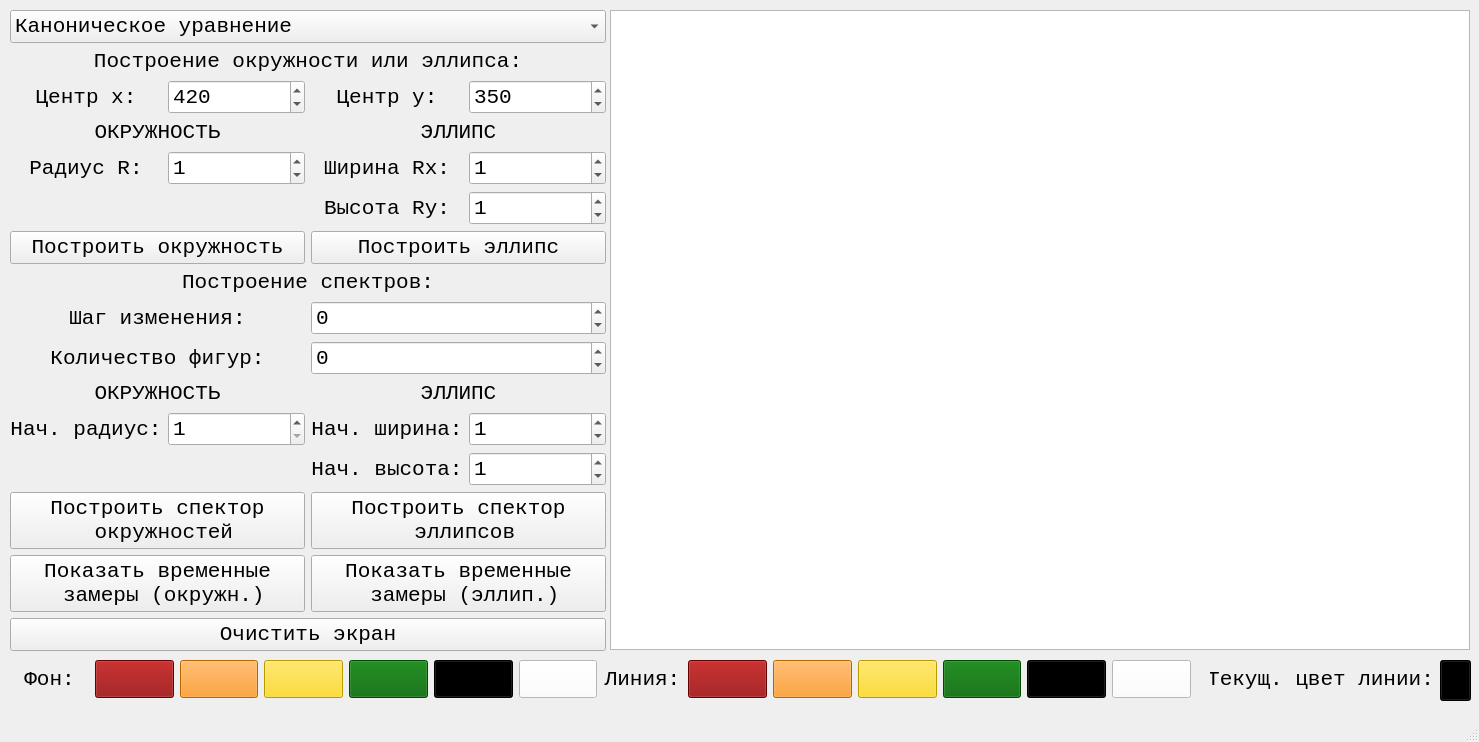
<?xml version="1.0" encoding="UTF-8"?>
<ui version="4.0">
 <class>MainWindow</class>
 <widget class="QMainWindow" name="MainWindow">
  <property name="geometry">
   <rect>
    <x>0</x>
    <y>0</y>
    <width>1479</width>
    <height>742</height>
   </rect>
  </property>
  <property name="windowTitle">
   <string>MainWindow</string>
  </property>
  <widget class="QWidget" name="centralwidget">
   <widget class="QWidget" name="gridLayoutWidget">
    <property name="geometry">
     <rect>
      <x>10</x>
      <y>10</y>
      <width>596</width>
      <height>641</height>
     </rect>
    </property>
    <property name="font">
     <font>
      <pointsize>16</pointsize>
     </font>
    </property>
    <layout class="QGridLayout" name="gridLayout">
     <item row="10" column="0" colspan="2">
      <widget class="QLabel" name="label_10">
       <property name="font">
        <font>
         <family>Consolas</family>
         <pointsize>16</pointsize>
        </font>
       </property>
       <property name="text">
        <string>ОКРУЖНОСТЬ</string>
       </property>
       <property name="alignment">
        <set>Qt::AlignCenter</set>
       </property>
      </widget>
     </item>
     <item row="4" column="0">
      <widget class="QLabel" name="label_13">
       <property name="font">
        <font>
         <family>Consolas</family>
         <pointsize>16</pointsize>
        </font>
       </property>
       <property name="text">
        <string>Радиус R:</string>
       </property>
       <property name="alignment">
        <set>Qt::AlignCenter</set>
       </property>
      </widget>
     </item>
     <item row="15" column="0" colspan="2">
      <widget class="QPushButton" name="btnShowTimeStatCircles">
       <property name="sizePolicy">
        <sizepolicy hsizetype="Minimum" vsizetype="Minimum">
         <horstretch>0</horstretch>
         <verstretch>0</verstretch>
        </sizepolicy>
       </property>
       <property name="font">
        <font>
         <family>Consolas</family>
         <pointsize>16</pointsize>
        </font>
       </property>
       <property name="text">
        <string>Показать временные
 замеры (окружн.)</string>
       </property>
      </widget>
     </item>
     <item row="11" column="2">
      <widget class="QLabel" name="label_19">
       <property name="font">
        <font>
         <family>Consolas</family>
         <pointsize>16</pointsize>
        </font>
       </property>
       <property name="text">
        <string>Нач. ширина:</string>
       </property>
       <property name="alignment">
        <set>Qt::AlignCenter</set>
       </property>
      </widget>
     </item>
     <item row="1" column="0" colspan="4">
      <widget class="QLabel" name="label">
       <property name="font">
        <font>
         <family>Consolas</family>
         <pointsize>16</pointsize>
        </font>
       </property>
       <property name="text">
        <string>Построение окружности или эллипса:</string>
       </property>
       <property name="alignment">
        <set>Qt::AlignCenter</set>
       </property>
      </widget>
     </item>
     <item row="8" column="2" colspan="2">
      <widget class="QDoubleSpinBox" name="dspStep">
       <property name="sizePolicy">
        <sizepolicy hsizetype="Minimum" vsizetype="Minimum">
         <horstretch>0</horstretch>
         <verstretch>0</verstretch>
        </sizepolicy>
       </property>
       <property name="font">
        <font>
         <family>Consolas</family>
         <pointsize>16</pointsize>
        </font>
       </property>
       <property name="decimals">
        <number>0</number>
       </property>
       <property name="minimum">
        <double>-10000000.000000000000000</double>
       </property>
       <property name="maximum">
        <double>10000000.000000000000000</double>
       </property>
      </widget>
     </item>
     <item row="9" column="0" colspan="2">
      <widget class="QLabel" name="label_17">
       <property name="font">
        <font>
         <family>Consolas</family>
         <pointsize>16</pointsize>
        </font>
       </property>
       <property name="text">
        <string>Количество фигур:</string>
       </property>
       <property name="alignment">
        <set>Qt::AlignCenter</set>
       </property>
      </widget>
     </item>
     <item row="4" column="3">
      <widget class="QDoubleSpinBox" name="dspEllipseRadiusX">
       <property name="sizePolicy">
        <sizepolicy hsizetype="Minimum" vsizetype="Minimum">
         <horstretch>0</horstretch>
         <verstretch>0</verstretch>
        </sizepolicy>
       </property>
       <property name="font">
        <font>
         <family>Consolas</family>
         <pointsize>16</pointsize>
        </font>
       </property>
       <property name="decimals">
        <number>0</number>
       </property>
       <property name="minimum">
        <double>-10000000.000000000000000</double>
       </property>
       <property name="maximum">
        <double>10000000.000000000000000</double>
       </property>
       <property name="value">
        <double>1.000000000000000</double>
       </property>
      </widget>
     </item>
     <item row="4" column="2">
      <widget class="QLabel" name="label_15">
       <property name="font">
        <font>
         <family>Consolas</family>
         <pointsize>16</pointsize>
        </font>
       </property>
       <property name="text">
        <string>Ширина Rx:</string>
       </property>
       <property name="alignment">
        <set>Qt::AlignCenter</set>
       </property>
      </widget>
     </item>
     <item row="3" column="0" colspan="2">
      <widget class="QLabel" name="label_7">
       <property name="font">
        <font>
         <family>Consolas</family>
         <pointsize>16</pointsize>
        </font>
       </property>
       <property name="text">
        <string>ОКРУЖНОСТЬ</string>
       </property>
       <property name="alignment">
        <set>Qt::AlignCenter</set>
       </property>
      </widget>
     </item>
     <item row="12" column="3">
      <widget class="QDoubleSpinBox" name="dspEllipsesRadiusY">
       <property name="sizePolicy">
        <sizepolicy hsizetype="Minimum" vsizetype="Minimum">
         <horstretch>0</horstretch>
         <verstretch>0</verstretch>
        </sizepolicy>
       </property>
       <property name="font">
        <font>
         <family>Consolas</family>
         <pointsize>16</pointsize>
        </font>
       </property>
       <property name="decimals">
        <number>0</number>
       </property>
       <property name="minimum">
        <double>-10000000.000000000000000</double>
       </property>
       <property name="maximum">
        <double>10000000.000000000000000</double>
       </property>
       <property name="value">
        <double>1.000000000000000</double>
       </property>
      </widget>
     </item>
     <item row="13" column="2" rowspan="2" colspan="2">
      <widget class="QPushButton" name="btnBuildEllipses">
       <property name="sizePolicy">
        <sizepolicy hsizetype="Minimum" vsizetype="Minimum">
         <horstretch>0</horstretch>
         <verstretch>0</verstretch>
        </sizepolicy>
       </property>
       <property name="font">
        <font>
         <family>Consolas</family>
         <pointsize>16</pointsize>
        </font>
       </property>
       <property name="text">
        <string>Построить спектор
 эллипсов</string>
       </property>
      </widget>
     </item>
     <item row="15" column="2" colspan="2">
      <widget class="QPushButton" name="btnShowTimeStatEllipses">
       <property name="sizePolicy">
        <sizepolicy hsizetype="Minimum" vsizetype="Minimum">
         <horstretch>0</horstretch>
         <verstretch>0</verstretch>
        </sizepolicy>
       </property>
       <property name="font">
        <font>
         <family>Consolas</family>
         <pointsize>16</pointsize>
        </font>
       </property>
       <property name="text">
        <string>Показать временные
 замеры (эллип.)</string>
       </property>
      </widget>
     </item>
     <item row="3" column="2" colspan="2">
      <widget class="QLabel" name="label_6">
       <property name="font">
        <font>
         <family>Consolas</family>
         <pointsize>16</pointsize>
        </font>
       </property>
       <property name="text">
        <string>ЭЛЛИПС</string>
       </property>
       <property name="alignment">
        <set>Qt::AlignCenter</set>
       </property>
      </widget>
     </item>
     <item row="6" column="0" colspan="2">
      <widget class="QPushButton" name="btnBuildCircle">
       <property name="sizePolicy">
        <sizepolicy hsizetype="Minimum" vsizetype="Minimum">
         <horstretch>0</horstretch>
         <verstretch>0</verstretch>
        </sizepolicy>
       </property>
       <property name="font">
        <font>
         <family>Consolas</family>
         <pointsize>16</pointsize>
        </font>
       </property>
       <property name="text">
        <string>Построить окружность</string>
       </property>
      </widget>
     </item>
     <item row="11" column="1">
      <widget class="QDoubleSpinBox" name="dspCirclesRadius">
       <property name="sizePolicy">
        <sizepolicy hsizetype="Minimum" vsizetype="Minimum">
         <horstretch>0</horstretch>
         <verstretch>0</verstretch>
        </sizepolicy>
       </property>
       <property name="font">
        <font>
         <family>Consolas</family>
         <pointsize>16</pointsize>
        </font>
       </property>
       <property name="decimals">
        <number>0</number>
       </property>
       <property name="minimum">
        <double>1.000000000000000</double>
       </property>
       <property name="maximum">
        <double>10000000.000000000000000</double>
       </property>
      </widget>
     </item>
     <item row="2" column="1">
      <widget class="QDoubleSpinBox" name="dspCenterX">
       <property name="sizePolicy">
        <sizepolicy hsizetype="Minimum" vsizetype="Minimum">
         <horstretch>0</horstretch>
         <verstretch>0</verstretch>
        </sizepolicy>
       </property>
       <property name="font">
        <font>
         <family>Consolas</family>
         <pointsize>16</pointsize>
        </font>
       </property>
       <property name="decimals">
        <number>0</number>
       </property>
       <property name="minimum">
        <double>0.000000000000000</double>
       </property>
       <property name="maximum">
        <double>10000000.000000000000000</double>
       </property>
       <property name="value">
        <double>420.000000000000000</double>
       </property>
      </widget>
     </item>
     <item row="7" column="0" colspan="4">
      <widget class="QLabel" name="label_3">
       <property name="font">
        <font>
         <family>Consolas</family>
         <pointsize>16</pointsize>
        </font>
       </property>
       <property name="text">
        <string>Построение спектров:</string>
       </property>
       <property name="alignment">
        <set>Qt::AlignCenter</set>
       </property>
      </widget>
     </item>
     <item row="11" column="0">
      <widget class="QLabel" name="label_18">
       <property name="font">
        <font>
         <family>Consolas</family>
         <pointsize>16</pointsize>
        </font>
       </property>
       <property name="text">
        <string>Нач. радиус:</string>
       </property>
       <property name="alignment">
        <set>Qt::AlignCenter</set>
       </property>
      </widget>
     </item>
     <item row="0" column="0" colspan="4">
      <widget class="QComboBox" name="comboBox">
       <property name="sizePolicy">
        <sizepolicy hsizetype="Minimum" vsizetype="Minimum">
         <horstretch>0</horstretch>
         <verstretch>0</verstretch>
        </sizepolicy>
       </property>
       <property name="font">
        <font>
         <family>Consolas</family>
         <pointsize>16</pointsize>
        </font>
       </property>
       <item>
        <property name="text">
         <string>Каноническое уравнение</string>
        </property>
       </item>
       <item>
        <property name="text">
         <string>Параметрическое уравнение</string>
        </property>
       </item>
       <item>
        <property name="text">
         <string>Алгоритм средней точки</string>
        </property>
       </item>
       <item>
        <property name="text">
         <string>Алгоритм Брезенхема</string>
        </property>
       </item>
       <item>
        <property name="text">
         <string>Библиотечная функция</string>
        </property>
       </item>
      </widget>
     </item>
     <item row="5" column="2">
      <widget class="QLabel" name="label_14">
       <property name="font">
        <font>
         <family>Consolas</family>
         <pointsize>16</pointsize>
        </font>
       </property>
       <property name="text">
        <string>Высота Ry:</string>
       </property>
       <property name="alignment">
        <set>Qt::AlignCenter</set>
       </property>
      </widget>
     </item>
     <item row="2" column="0">
      <widget class="QLabel" name="label_4">
       <property name="font">
        <font>
         <family>Consolas</family>
         <pointsize>16</pointsize>
        </font>
       </property>
       <property name="text">
        <string>Центр x:</string>
       </property>
       <property name="alignment">
        <set>Qt::AlignCenter</set>
       </property>
      </widget>
     </item>
     <item row="13" column="0" rowspan="2" colspan="2">
      <widget class="QPushButton" name="btnBuildCircles">
       <property name="sizePolicy">
        <sizepolicy hsizetype="Minimum" vsizetype="Minimum">
         <horstretch>0</horstretch>
         <verstretch>0</verstretch>
        </sizepolicy>
       </property>
       <property name="font">
        <font>
         <family>Consolas</family>
         <pointsize>16</pointsize>
        </font>
       </property>
       <property name="text">
        <string>Построить спектор
 окружностей</string>
       </property>
      </widget>
     </item>
     <item row="2" column="2">
      <widget class="QLabel" name="label_5">
       <property name="font">
        <font>
         <family>Consolas</family>
         <pointsize>16</pointsize>
        </font>
       </property>
       <property name="text">
        <string>Центр y:</string>
       </property>
       <property name="alignment">
        <set>Qt::AlignCenter</set>
       </property>
      </widget>
     </item>
     <item row="9" column="2" colspan="2">
      <widget class="QDoubleSpinBox" name="dspAmount">
       <property name="sizePolicy">
        <sizepolicy hsizetype="Minimum" vsizetype="Minimum">
         <horstretch>0</horstretch>
         <verstretch>0</verstretch>
        </sizepolicy>
       </property>
       <property name="font">
        <font>
         <family>Consolas</family>
         <pointsize>16</pointsize>
        </font>
       </property>
       <property name="decimals">
        <number>0</number>
       </property>
       <property name="minimum">
        <double>-10000000.000000000000000</double>
       </property>
       <property name="maximum">
        <double>10000000.000000000000000</double>
       </property>
      </widget>
     </item>
     <item row="12" column="2">
      <widget class="QLabel" name="label_20">
       <property name="font">
        <font>
         <family>Consolas</family>
         <pointsize>16</pointsize>
        </font>
       </property>
       <property name="text">
        <string>Нач. высота:</string>
       </property>
       <property name="alignment">
        <set>Qt::AlignCenter</set>
       </property>
      </widget>
     </item>
     <item row="8" column="0" colspan="2">
      <widget class="QLabel" name="label_16">
       <property name="font">
        <font>
         <family>Consolas</family>
         <pointsize>16</pointsize>
        </font>
       </property>
       <property name="text">
        <string>Шаг изменения:</string>
       </property>
       <property name="alignment">
        <set>Qt::AlignCenter</set>
       </property>
      </widget>
     </item>
     <item row="5" column="3">
      <widget class="QDoubleSpinBox" name="dspEllipseRadiusY">
       <property name="sizePolicy">
        <sizepolicy hsizetype="Minimum" vsizetype="Minimum">
         <horstretch>0</horstretch>
         <verstretch>0</verstretch>
        </sizepolicy>
       </property>
       <property name="font">
        <font>
         <family>Consolas</family>
         <pointsize>16</pointsize>
        </font>
       </property>
       <property name="decimals">
        <number>0</number>
       </property>
       <property name="minimum">
        <double>-10000000.000000000000000</double>
       </property>
       <property name="maximum">
        <double>10000000.000000000000000</double>
       </property>
       <property name="value">
        <double>1.000000000000000</double>
       </property>
      </widget>
     </item>
     <item row="10" column="2" colspan="2">
      <widget class="QLabel" name="label_11">
       <property name="font">
        <font>
         <family>Consolas</family>
         <pointsize>16</pointsize>
        </font>
       </property>
       <property name="text">
        <string>ЭЛЛИПС</string>
       </property>
       <property name="alignment">
        <set>Qt::AlignCenter</set>
       </property>
      </widget>
     </item>
     <item row="11" column="3">
      <widget class="QDoubleSpinBox" name="dspEllipsesRadiusX">
       <property name="sizePolicy">
        <sizepolicy hsizetype="Minimum" vsizetype="Minimum">
         <horstretch>0</horstretch>
         <verstretch>0</verstretch>
        </sizepolicy>
       </property>
       <property name="font">
        <font>
         <family>Consolas</family>
         <pointsize>16</pointsize>
        </font>
       </property>
       <property name="decimals">
        <number>0</number>
       </property>
       <property name="minimum">
        <double>-10000000.000000000000000</double>
       </property>
       <property name="maximum">
        <double>10000000.000000000000000</double>
       </property>
       <property name="value">
        <double>1.000000000000000</double>
       </property>
      </widget>
     </item>
     <item row="16" column="0" colspan="4">
      <widget class="QPushButton" name="btnClearScreen">
       <property name="sizePolicy">
        <sizepolicy hsizetype="Minimum" vsizetype="Minimum">
         <horstretch>0</horstretch>
         <verstretch>0</verstretch>
        </sizepolicy>
       </property>
       <property name="font">
        <font>
         <family>Consolas</family>
         <pointsize>16</pointsize>
        </font>
       </property>
       <property name="text">
        <string>Очистить экран</string>
       </property>
      </widget>
     </item>
     <item row="6" column="2" colspan="2">
      <widget class="QPushButton" name="btnBuildEllipse">
       <property name="sizePolicy">
        <sizepolicy hsizetype="Minimum" vsizetype="Minimum">
         <horstretch>0</horstretch>
         <verstretch>0</verstretch>
        </sizepolicy>
       </property>
       <property name="font">
        <font>
         <family>Consolas</family>
         <pointsize>16</pointsize>
        </font>
       </property>
       <property name="text">
        <string>Построить эллипс</string>
       </property>
      </widget>
     </item>
     <item row="4" column="1">
      <widget class="QDoubleSpinBox" name="dspCircleRadius">
       <property name="sizePolicy">
        <sizepolicy hsizetype="Minimum" vsizetype="Minimum">
         <horstretch>0</horstretch>
         <verstretch>0</verstretch>
        </sizepolicy>
       </property>
       <property name="font">
        <font>
         <family>Consolas</family>
         <pointsize>16</pointsize>
        </font>
       </property>
       <property name="decimals">
        <number>0</number>
       </property>
       <property name="minimum">
        <double>-10000000.000000000000000</double>
       </property>
       <property name="maximum">
        <double>10000000.000000000000000</double>
       </property>
       <property name="value">
        <double>1.000000000000000</double>
       </property>
      </widget>
     </item>
     <item row="2" column="3">
      <widget class="QDoubleSpinBox" name="dspCenterY">
       <property name="sizePolicy">
        <sizepolicy hsizetype="Minimum" vsizetype="Minimum">
         <horstretch>0</horstretch>
         <verstretch>0</verstretch>
        </sizepolicy>
       </property>
       <property name="font">
        <font>
         <family>Consolas</family>
         <pointsize>16</pointsize>
        </font>
       </property>
       <property name="decimals">
        <number>0</number>
       </property>
       <property name="minimum">
        <double>0.000000000000000</double>
       </property>
       <property name="maximum">
        <double>10000000.000000000000000</double>
       </property>
       <property name="value">
        <double>350.000000000000000</double>
       </property>
      </widget>
     </item>
    </layout>
   </widget>
   <widget class="QWidget" name="gridLayoutWidget_2">
    <property name="geometry">
     <rect>
      <x>10</x>
      <y>660</y>
      <width>1181</width>
      <height>38</height>
     </rect>
    </property>
    <property name="font">
     <font>
      <pointsize>16</pointsize>
     </font>
    </property>
    <layout class="QGridLayout" name="gridLayout_2">
     <item row="1" column="2">
      <widget class="QPushButton" name="btnBgColorORANGE">
       <property name="sizePolicy">
        <sizepolicy hsizetype="Minimum" vsizetype="Minimum">
         <horstretch>0</horstretch>
         <verstretch>0</verstretch>
        </sizepolicy>
       </property>
       <property name="font">
        <font>
         <pointsize>16</pointsize>
        </font>
       </property>
       <property name="styleSheet">
        <string notr="true">background-color: rgb(255, 140, 0);</string>
       </property>
       <property name="text">
        <string/>
       </property>
      </widget>
     </item>
     <item row="1" column="8">
      <widget class="QPushButton" name="btnFillColorRED">
       <property name="sizePolicy">
        <sizepolicy hsizetype="Minimum" vsizetype="Minimum">
         <horstretch>0</horstretch>
         <verstretch>0</verstretch>
        </sizepolicy>
       </property>
       <property name="font">
        <font>
         <pointsize>16</pointsize>
        </font>
       </property>
       <property name="styleSheet">
        <string notr="true">background-color: rgb(139, 0, 0);</string>
       </property>
       <property name="text">
        <string/>
       </property>
      </widget>
     </item>
     <item row="1" column="1">
      <widget class="QPushButton" name="btnBgColorRED">
       <property name="sizePolicy">
        <sizepolicy hsizetype="Minimum" vsizetype="Minimum">
         <horstretch>0</horstretch>
         <verstretch>0</verstretch>
        </sizepolicy>
       </property>
       <property name="font">
        <font>
         <pointsize>16</pointsize>
        </font>
       </property>
       <property name="styleSheet">
        <string notr="true">background-color: rgb(139, 0, 0);</string>
       </property>
       <property name="text">
        <string/>
       </property>
      </widget>
     </item>
     <item row="1" column="0">
      <widget class="QLabel" name="label_8">
       <property name="font">
        <font>
         <family>Consolas</family>
         <pointsize>16</pointsize>
        </font>
       </property>
       <property name="text">
        <string>Фон:</string>
       </property>
       <property name="alignment">
        <set>Qt::AlignCenter</set>
       </property>
      </widget>
     </item>
     <item row="1" column="9">
      <widget class="QPushButton" name="btnFillColorORANGE">
       <property name="sizePolicy">
        <sizepolicy hsizetype="Minimum" vsizetype="Minimum">
         <horstretch>0</horstretch>
         <verstretch>0</verstretch>
        </sizepolicy>
       </property>
       <property name="font">
        <font>
         <pointsize>16</pointsize>
        </font>
       </property>
       <property name="styleSheet">
        <string notr="true">background-color: rgb(255, 140, 0);</string>
       </property>
       <property name="text">
        <string/>
       </property>
      </widget>
     </item>
     <item row="1" column="6">
      <widget class="QPushButton" name="btnBgColorWHITE">
       <property name="sizePolicy">
        <sizepolicy hsizetype="Minimum" vsizetype="Minimum">
         <horstretch>0</horstretch>
         <verstretch>0</verstretch>
        </sizepolicy>
       </property>
       <property name="font">
        <font>
         <pointsize>16</pointsize>
        </font>
       </property>
       <property name="styleSheet">
        <string notr="true">background-color: rgb(255, 255, 255);</string>
       </property>
       <property name="text">
        <string/>
       </property>
      </widget>
     </item>
     <item row="1" column="4">
      <widget class="QPushButton" name="btnBgColorGREEN">
       <property name="sizePolicy">
        <sizepolicy hsizetype="Minimum" vsizetype="Minimum">
         <horstretch>0</horstretch>
         <verstretch>0</verstretch>
        </sizepolicy>
       </property>
       <property name="font">
        <font>
         <pointsize>16</pointsize>
        </font>
       </property>
       <property name="styleSheet">
        <string notr="true">background-color: rgb(0, 100, 0);</string>
       </property>
       <property name="text">
        <string/>
       </property>
      </widget>
     </item>
     <item row="1" column="3">
      <widget class="QPushButton" name="btnBgColorYELLOW">
       <property name="sizePolicy">
        <sizepolicy hsizetype="Minimum" vsizetype="Minimum">
         <horstretch>0</horstretch>
         <verstretch>0</verstretch>
        </sizepolicy>
       </property>
       <property name="font">
        <font>
         <pointsize>16</pointsize>
        </font>
       </property>
       <property name="styleSheet">
        <string notr="true">background-color: rgb(255, 215, 0);</string>
       </property>
       <property name="text">
        <string/>
       </property>
      </widget>
     </item>
     <item row="1" column="5">
      <widget class="QPushButton" name="btnBgColorBLACK">
       <property name="sizePolicy">
        <sizepolicy hsizetype="Minimum" vsizetype="Minimum">
         <horstretch>0</horstretch>
         <verstretch>0</verstretch>
        </sizepolicy>
       </property>
       <property name="font">
        <font>
         <pointsize>16</pointsize>
        </font>
       </property>
       <property name="styleSheet">
        <string notr="true">background-color: rgb(0, 0, 0);</string>
       </property>
       <property name="text">
        <string/>
       </property>
      </widget>
     </item>
     <item row="1" column="11">
      <widget class="QPushButton" name="btnFillColorGREEN">
       <property name="sizePolicy">
        <sizepolicy hsizetype="Minimum" vsizetype="Minimum">
         <horstretch>0</horstretch>
         <verstretch>0</verstretch>
        </sizepolicy>
       </property>
       <property name="font">
        <font>
         <pointsize>16</pointsize>
        </font>
       </property>
       <property name="styleSheet">
        <string notr="true">background-color: rgb(0, 100, 0);</string>
       </property>
       <property name="text">
        <string/>
       </property>
      </widget>
     </item>
     <item row="1" column="7">
      <widget class="QLabel" name="label_9">
       <property name="font">
        <font>
         <family>Consolas</family>
         <pointsize>16</pointsize>
        </font>
       </property>
       <property name="text">
        <string>Линия:</string>
       </property>
       <property name="alignment">
        <set>Qt::AlignCenter</set>
       </property>
      </widget>
     </item>
     <item row="1" column="12">
      <widget class="QPushButton" name="btnFillColorBLACK">
       <property name="sizePolicy">
        <sizepolicy hsizetype="Minimum" vsizetype="Minimum">
         <horstretch>0</horstretch>
         <verstretch>0</verstretch>
        </sizepolicy>
       </property>
       <property name="font">
        <font>
         <pointsize>16</pointsize>
        </font>
       </property>
       <property name="styleSheet">
        <string notr="true">background-color: rgb(0, 0, 0);</string>
       </property>
       <property name="text">
        <string/>
       </property>
      </widget>
     </item>
     <item row="1" column="10">
      <widget class="QPushButton" name="btnFillColorYELLOW">
       <property name="sizePolicy">
        <sizepolicy hsizetype="Minimum" vsizetype="Minimum">
         <horstretch>0</horstretch>
         <verstretch>0</verstretch>
        </sizepolicy>
       </property>
       <property name="font">
        <font>
         <pointsize>16</pointsize>
        </font>
       </property>
       <property name="styleSheet">
        <string notr="true">background-color: rgb(255, 215, 0);</string>
       </property>
       <property name="text">
        <string/>
       </property>
      </widget>
     </item>
     <item row="1" column="13">
      <widget class="QPushButton" name="btnFillColorWHITE">
       <property name="sizePolicy">
        <sizepolicy hsizetype="Minimum" vsizetype="Minimum">
         <horstretch>0</horstretch>
         <verstretch>0</verstretch>
        </sizepolicy>
       </property>
       <property name="font">
        <font>
         <pointsize>16</pointsize>
        </font>
       </property>
       <property name="styleSheet">
        <string notr="true">background-color: rgb(255, 255, 255);</string>
       </property>
       <property name="text">
        <string/>
       </property>
      </widget>
     </item>
    </layout>
   </widget>
   <widget class="QStackedWidget" name="stackedWidget">
    <property name="geometry">
     <rect>
      <x>610</x>
      <y>10</y>
      <width>860</width>
      <height>640</height>
     </rect>
    </property>
    <property name="sizePolicy">
     <sizepolicy hsizetype="Fixed" vsizetype="Fixed">
      <horstretch>0</horstretch>
      <verstretch>0</verstretch>
     </sizepolicy>
    </property>
    <property name="currentIndex">
     <number>0</number>
    </property>
    <widget class="QWidget" name="page">
     <widget class="QGraphicsView" name="graphicsView">
      <property name="geometry">
       <rect>
        <x>0</x>
        <y>0</y>
        <width>860</width>
        <height>640</height>
       </rect>
      </property>
      <property name="sizePolicy">
       <sizepolicy hsizetype="Fixed" vsizetype="Fixed">
        <horstretch>0</horstretch>
        <verstretch>0</verstretch>
       </sizepolicy>
      </property>
      <property name="minimumSize">
       <size>
        <width>860</width>
        <height>640</height>
       </size>
      </property>
      <property name="maximumSize">
       <size>
        <width>860</width>
        <height>640</height>
       </size>
      </property>
      <property name="font">
       <font>
        <pointsize>16</pointsize>
       </font>
      </property>
      <property name="verticalScrollBarPolicy">
       <enum>Qt::ScrollBarAlwaysOff</enum>
      </property>
      <property name="horizontalScrollBarPolicy">
       <enum>Qt::ScrollBarAlwaysOff</enum>
      </property>
      <property name="interactive">
       <bool>false</bool>
      </property>
      <property name="sceneRect">
       <rectf>
        <x>0.000000000000000</x>
        <y>0.000000000000000</y>
        <width>860.000000000000000</width>
        <height>640.000000000000000</height>
       </rectf>
      </property>
      <property name="alignment">
       <set>Qt::AlignLeading|Qt::AlignLeft|Qt::AlignTop</set>
      </property>
     </widget>
    </widget>
    <widget class="QWidget" name="page_2">
     <widget class="QWidget" name="horizontalLayoutWidget">
      <property name="geometry">
       <rect>
        <x>0</x>
        <y>0</y>
        <width>861</width>
        <height>641</height>
       </rect>
      </property>
      <layout class="QHBoxLayout" name="horizontalLayout"/>
     </widget>
    </widget>
    <widget class="QWidget" name="page_3">
     <widget class="QWidget" name="horizontalLayoutWidget_2">
      <property name="geometry">
       <rect>
        <x>0</x>
        <y>0</y>
        <width>861</width>
        <height>641</height>
       </rect>
      </property>
      <layout class="QHBoxLayout" name="horizontalLayout_2"/>
     </widget>
    </widget>
   </widget>
   <widget class="QPushButton" name="colorIndicator">
    <property name="geometry">
     <rect>
      <x>1440</x>
      <y>660</y>
      <width>31</width>
      <height>41</height>
     </rect>
    </property>
    <property name="sizePolicy">
     <sizepolicy hsizetype="Minimum" vsizetype="Minimum">
      <horstretch>0</horstretch>
      <verstretch>0</verstretch>
     </sizepolicy>
    </property>
    <property name="font">
     <font>
      <pointsize>16</pointsize>
     </font>
    </property>
    <property name="styleSheet">
     <string notr="true">background-color: rgb(0, 0, 0);</string>
    </property>
    <property name="text">
     <string/>
    </property>
   </widget>
   <widget class="QLabel" name="label_12">
    <property name="geometry">
     <rect>
      <x>1210</x>
      <y>660</y>
      <width>221</width>
      <height>39</height>
     </rect>
    </property>
    <property name="font">
     <font>
      <family>Consolas</family>
      <pointsize>16</pointsize>
     </font>
    </property>
    <property name="text">
     <string>Текущ. цвет линии:</string>
    </property>
    <property name="alignment">
     <set>Qt::AlignCenter</set>
    </property>
   </widget>
  </widget>
  <widget class="QMenuBar" name="menubar">
   <property name="geometry">
    <rect>
     <x>0</x>
     <y>0</y>
     <width>1479</width>
     <height>21</height>
    </rect>
   </property>
  </widget>
  <widget class="QStatusBar" name="statusbar"/>
 </widget>
 <resources/>
 <connections/>
</ui>
